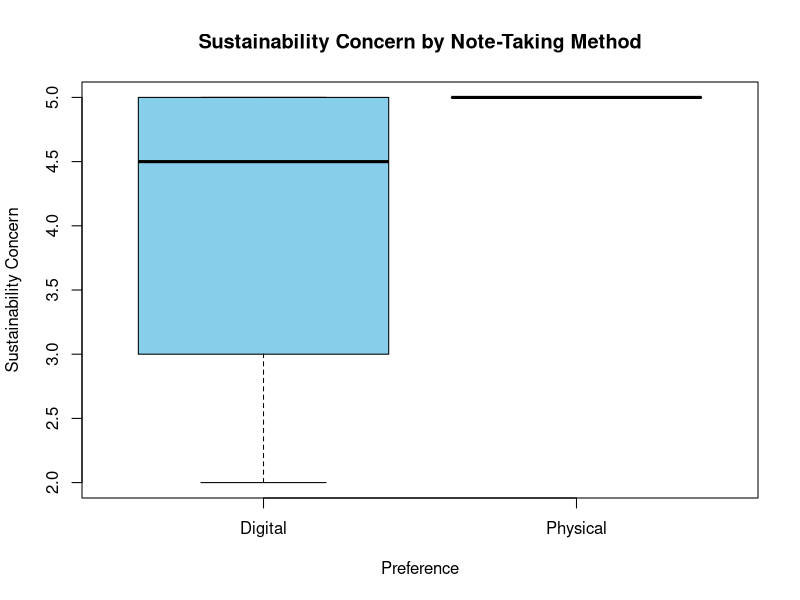

Write R code to recreate this figure.
if (!require("dplyr")) install.packages("dplyr")
library(dplyr)
# Hypothesis 3 - Physical note-taking participants will report higher levels of concern related to sustainability.

df<-read.csv("data_R.csv")
# Convert Preference to labeled factor
df$Preference <- factor(df$Preference, levels = c("1", "2"), labels = c("Digital", "Physical"))

# Filter out missing Sustainability data
sustain_data <- df %>%
  filter(!is.na(Sustainability1))

#Normality test
shapiro.test(sustain_data$Sustainability1)

# Non-parametric test
wilcox.test(Sustainability1 ~ Preference, data = sustain_data)

#Descriptive Stats
sustain_data %>%
  group_by(Preference) %>%
  summarise(
    Mean = mean(Sustainability1, na.rm = TRUE),
    Median = median(Sustainability1, na.rm = TRUE),
    SD = sd(Sustainability1, na.rm = TRUE),
    N = n()
  )

#Box Plot
boxplot(Sustainability1 ~ Preference, data = sustain_data,
        main = "Sustainability Concern by Note-Taking Method",
        ylab = "Sustainability Concern",
        col = c("skyblue", "lightgreen"))



